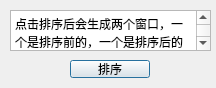
<?xml version="1.0" encoding="UTF-8"?>
<ui version="4.0">
 <class>showdata</class>
 <widget class="QDialog" name="showdata">
  <property name="geometry">
   <rect>
    <x>0</x>
    <y>0</y>
    <width>216</width>
    <height>88</height>
   </rect>
  </property>
  <property name="windowTitle">
   <string>Dialog</string>
  </property>
  <widget class="QPushButton" name="pushButton">
   <property name="geometry">
    <rect>
     <x>70</x>
     <y>60</y>
     <width>80</width>
     <height>18</height>
    </rect>
   </property>
   <property name="text">
    <string>排序</string>
   </property>
  </widget>
  <widget class="QTextEdit" name="textEdit">
   <property name="geometry">
    <rect>
     <x>10</x>
     <y>10</y>
     <width>201</width>
     <height>41</height>
    </rect>
   </property>
   <property name="html">
    <string>&lt;!DOCTYPE HTML PUBLIC &quot;-//W3C//DTD HTML 4.0//EN&quot; &quot;http://www.w3.org/TR/REC-html40/strict.dtd&quot;&gt;
&lt;html&gt;&lt;head&gt;&lt;meta name=&quot;qrichtext&quot; content=&quot;1&quot; /&gt;&lt;meta charset=&quot;utf-8&quot; /&gt;&lt;style type=&quot;text/css&quot;&gt;
p, li { white-space: pre-wrap; }
hr { height: 1px; border-width: 0; }
&lt;/style&gt;&lt;/head&gt;&lt;body style=&quot; font-family:'Microsoft YaHei UI'; font-size:9pt; font-weight:400; font-style:normal;&quot;&gt;
&lt;p style=&quot; margin-top:0px; margin-bottom:0px; margin-left:0px; margin-right:0px; -qt-block-indent:0; text-indent:0px;&quot;&gt;点击排序后会生成两个窗口，一个是排序前的，一个是排序后的&lt;/p&gt;&lt;/body&gt;&lt;/html&gt;</string>
   </property>
  </widget>
 </widget>
 <resources/>
 <connections/>
</ui>
